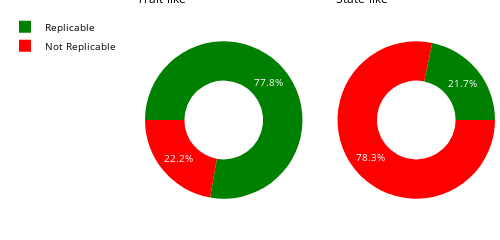

The code cell stored with this chart in its notebook:
### Code cell
import plotly.graph_objects as go
from plotly.subplots import make_subplots

labels = ["Replicable", "Not Replicable"]

# Create subplots: use 'domain' type for Pie subplot
fig = make_subplots(rows=1, cols=2, specs=[[{'type':'domain'}, {'type':'domain'}]])
fig.add_trace(go.Pie(labels=labels, values=[15+4+1+1, 2+1+0+3], name="Trait-like",  marker_colors=['green', 'red'], rotation=-90),
              1, 1)
fig.add_trace(go.Pie(labels=labels, values=[5, 18], name="State-like", rotation=90),
              1, 2)

# Use `hole` to create a donut-like pie chart
fig.update_traces(hole=.5, hoverinfo="label+percent+name")

fig.update_layout(
    template='simple_white',
    title_text="",
    font=dict(
                size=10,
                color="gray"),
    autosize=True,
    height=70,
    width=500,
    margin=dict(
              l=5,
              r=5,
              b=10,
              t=10,
              pad=4),
    legend=dict(
        yanchor="top",
        y=0.99,
        xanchor="left",
        x=-0.4,
        font_color='black'
    ),
    # Add annotations in the center of the donut pies.
    annotations=[dict(text='Trait-like', x=-0.03, y=1.1, font_size=12, font_color='black', showarrow=False),
                 dict(text='State-like', x=0.7, y=1.1, font_size=12, font_color='black', showarrow=False)])
fig.show()
import plotly.io as pio
pio.write_html(fig, file='docs/_includes/pie_fd.html', auto_open=False)

### Figure 1 — Plotly figure (JSON) as saved in the notebook; plotly's stock layout.template omitted (floating-point values rounded to 4 significant figures)
{"data": [{"labels": ["Replicable", "Not Replicable"], "marker": {"colors": ["green", "red"]}, "name": "Trait-like", "rotation": -90, "values": [21, 6], "type": "pie", "domain": {"x": [0.0, 0.45], "y": [0.0, 1.0]}, "hole": 0.5, "hoverinfo": "label+percent+name"}, {"labels": ["Replicable", "Not Replicable"], "name": "State-like", "rotation": 90, "values": [5, 18], "type": "pie", "domain": {"x": [0.55, 1.0], "y": [0.0, 1.0]}, "hole": 0.5, "hoverinfo": "label+percent+name"}], "layout": {"title": {"text": ""}, "font": {"size": 10, "color": "gray"}, "margin": {"l": 5, "r": 5, "b": 10, "t": 10, "pad": 4}, "legend": {"font": {"color": "black"}, "yanchor": "top", "y": 0.99, "xanchor": "left", "x": -0.4}, "autosize": true, "height": 70, "width": 500, "annotations": [{"showarrow": false, "text": "Trait-like", "x": -0.03, "y": 1.1, "font": {"size": 12, "color": "black"}}, {"showarrow": false, "text": "State-like", "x": 0.7, "y": 1.1, "font": {"size": 12, "color": "black"}}]}}
